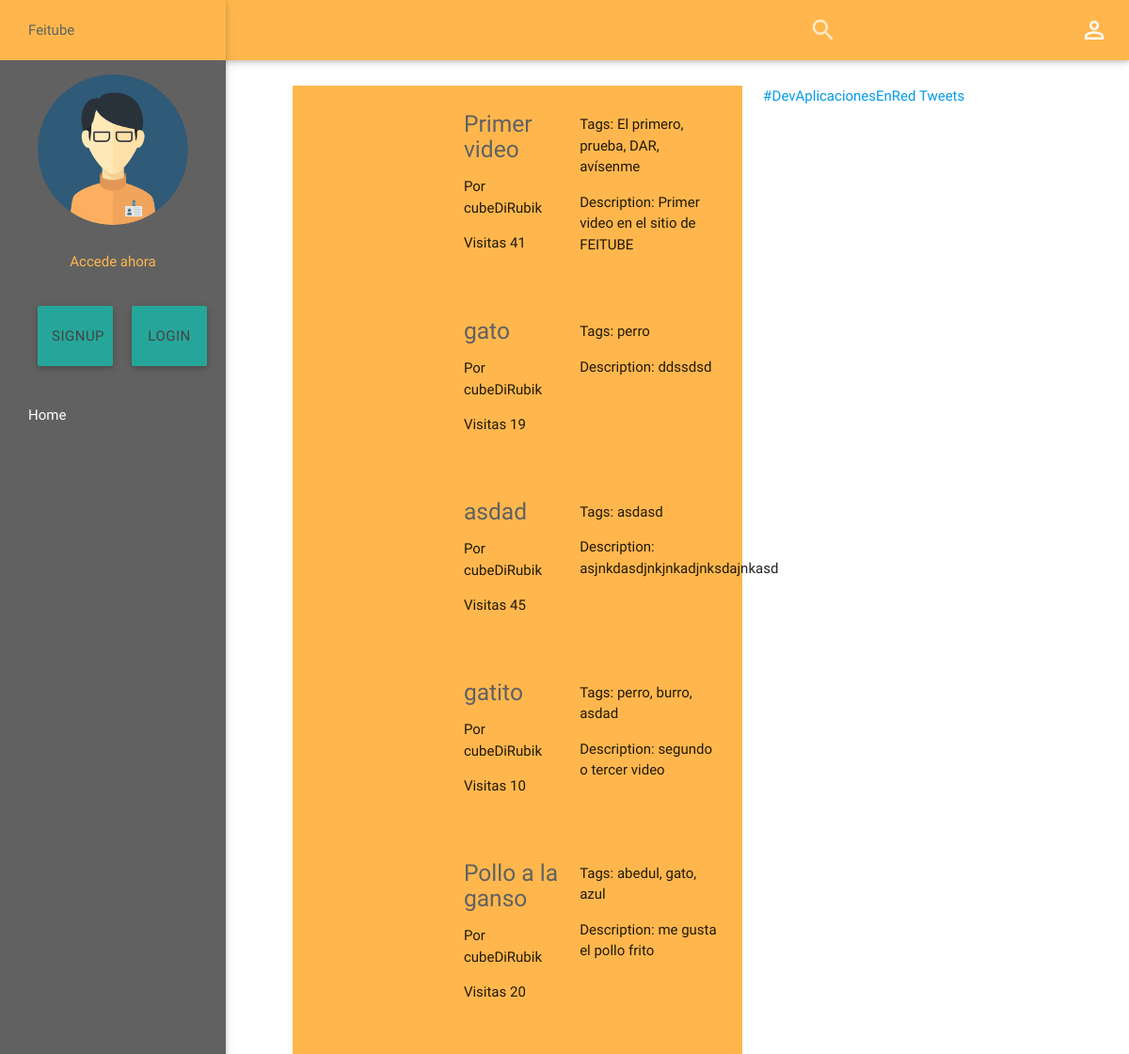
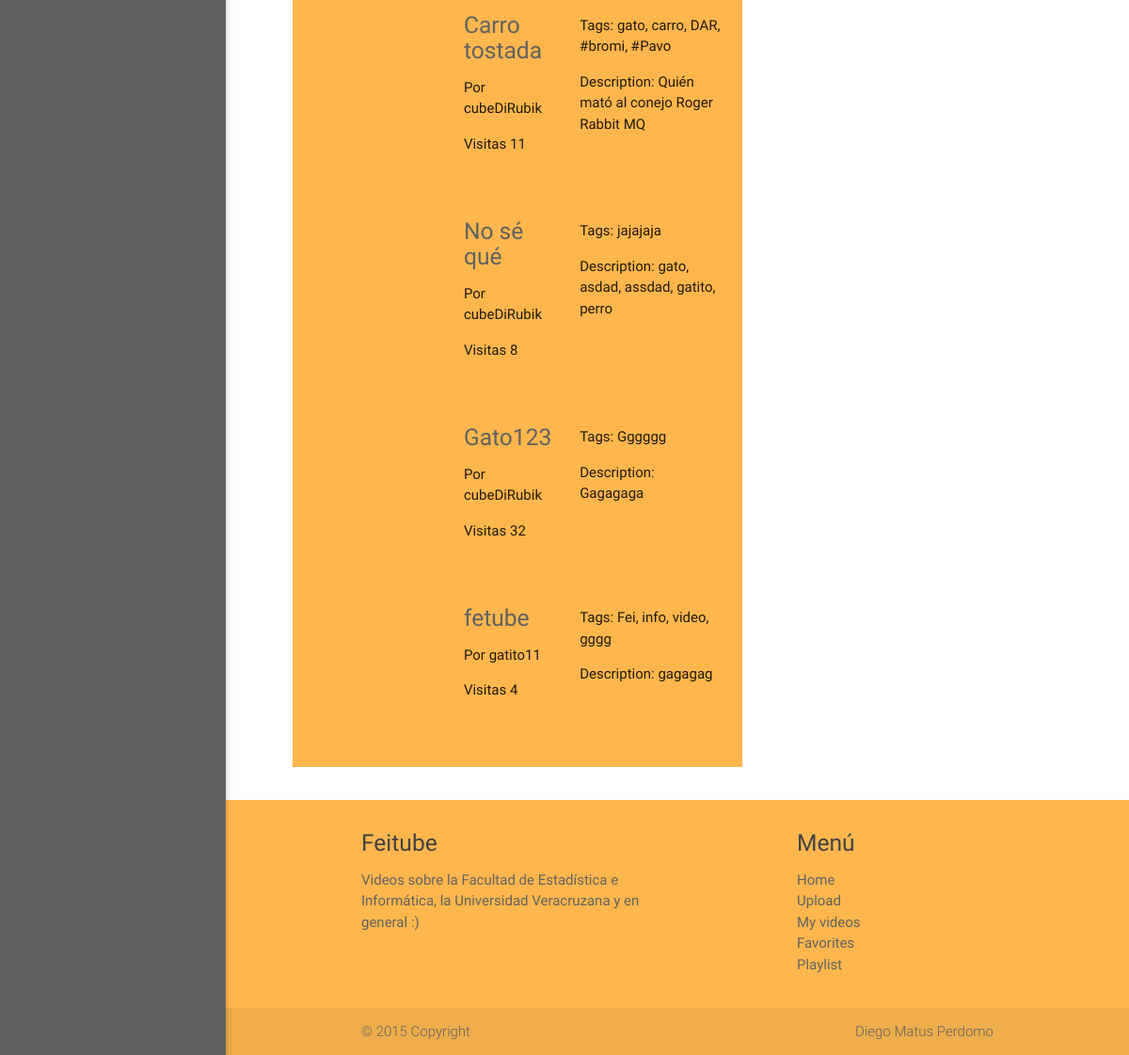
Before: / with the older database file (2 pictures, top to bottom).
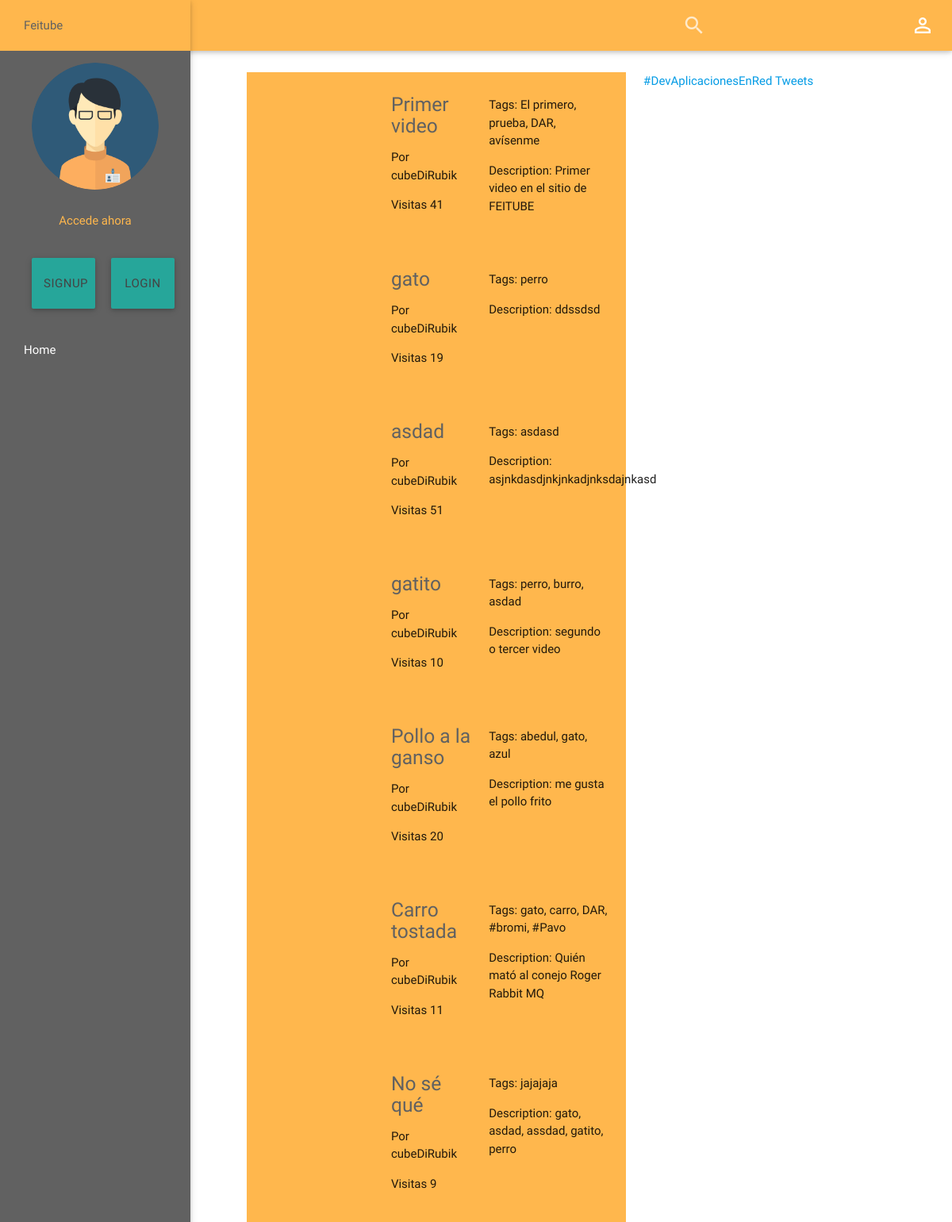
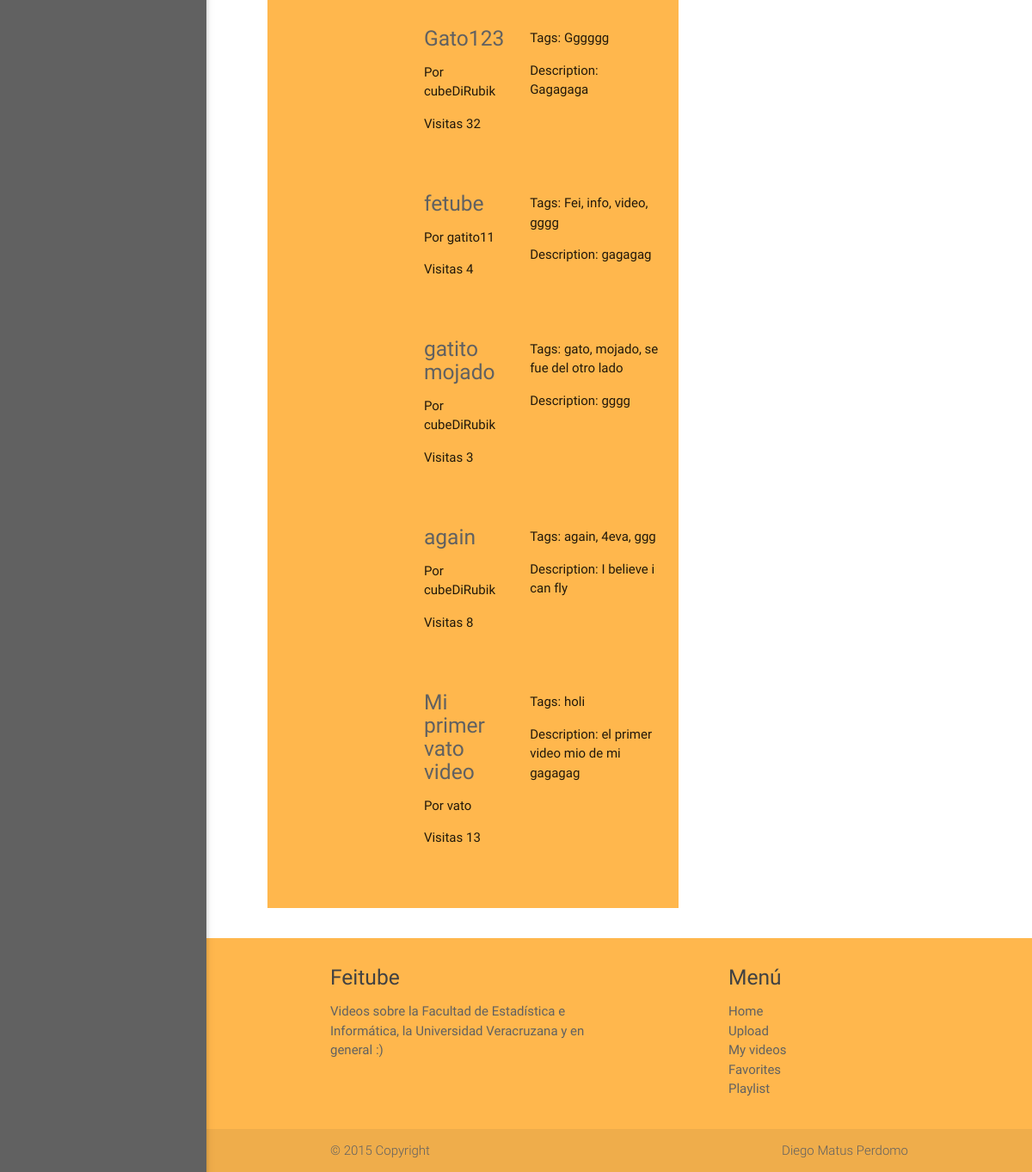
After: the same page with the newer database file (2 pictures, top to bottom).
### apps/feitube/models.py (models this page shows, shortened)
class Video(models.Model):
    title = models.CharField('Título', max_length=255)
    tags = models.CharField('Tags', max_length=255)
    description = models.TextField ('Descripción')
    path = models.FileField(upload_to=get_file_path_videos)
    generic_path = models.CharField('Ruta genérica', max_length=255)
    views = models.IntegerField ('Visitas', blank=True, null=True)
    uploaded = models.DateTimeField(auto_now_add=True)
    favs_count = models.IntegerField ('Cantidad de favoritos', blank=True, null=True)
    profile = models.ForeignKey(Profile, verbose_name='Usuario', related_name='videos', blank=True, null=True)
    favs = models.ManyToManyField(Profile, verbose_name='Favoritos', related_name='videos_fav', blank=True)
    rates = models.ManyToManyField(Profile, verbose_name='Calificaciones', through="Rate",
    						through_fields=('video', 'profile'), related_name='videos_rate')
    comments = models.ManyToManyField(Profile, verbose_name='Comentarios', through="Comment",
    						through_fields=('video', 'profile'), related_name='videos_comment')
    slug = models.SlugField(max_length=255, unique=True, blank=True, null=True)
    class Meta:
        verbose_name = 'Video'
        verbose_name_plural = 'Videos'

class Profile(models.Model):
    user = models.OneToOneField(User)
    facebook = models.URLField('Facebook', max_length=255, blank=True, null=True, default='http://localhost:8000')
    twitter = models.URLField('Twitter', max_length=255, blank=True, null=True, default='http://localhost:8000')
    instagram = models.URLField('Instagram', max_length=255, blank=True, null=True, default='http://localhost:8000')
    google = models.URLField('Google +', max_length=255, blank=True, null=True, default='http://localhost:8000')
    profile_picture = models.FileField(upload_to=get_file_path_profiles, blank=True, null=True)
    cover_picture = models.FileField(upload_to=get_file_path_covers, blank=True, null=True)
    slug = models.SlugField(max_length=255, unique=True, blank=True, null=True)
    class Meta:
        verbose_name = 'Perfil'
        verbose_name_plural = 'Perfiles'

### apps/feitube/views.py (the view)
# urls.py: url(r'^$', 					'index', 				name='index'),
def index(request):
    videos = Video.objects.all()
    context = { 'videos': videos }
    return render(request, 'index.html', context)

### apps/feitube/templates/index.html (shortened to what this page needs)
{% extends 'base.html' %}
{% load static from static %}
{% block content %}
	<div class="col s12 m8 l5 offset-l3">
		<div class="orange lighten-2 section">
			{% for video in videos %}
				<div class="row">
					<div class="col s12 m4">
						<a href="{% url "video" video.slug %}" title="">
							<video height="auto" width="auto" class="responsive-video"preload="auto">
								<source src="{{ video.generic_path }}.mp4" type='video/mp4'>
								<source src="{{ video.generic_path }}.webm" type='video/webm'>
								<source src="{{ video.generic_path }}.ogv" type='video/ogg'>
							</video>
						</a>
					</div>
					<div class="col s12 m8">
						<div class="row">
							<div class="col s12 m5">
								<a class="grey-text text-darken-2" href="{% url "video" video.slug %}" title=""><h5>{{ video.title }}</h5></a>
								<p>Por {{ video.profile.user.get_username }}</p>
								<p>Visitas {{ video.views }}</p>
							</div>
							<div class="col s12 m7">
								<p>Tags: {{ video.tags }}</p>
								<p>Description: {{ video.description }}</p>
							</div>
						</div>
					</div>
				</div>
			{% endfor %}
		</div>
	</div>
{% endblock %}

### templates/base.html (shortened to what this page needs)
{% load static from static %}
<!DOCTYPE html>
<html lang="es">
  <head>
    <link rel="stylesheet" href="https://maxcdn.bootstrapcdn.com/font-awesome/4.4.0/css/font-awesome.min.css">
    <link rel="stylesheet" type="text/css" href="{% static "css/materialize.min.css" %}" media="screen,projection"/>
    <link rel="stylesheet" type="text/css" href="{% static "css/styles.css" %}" media="screen,projection"/>
  </head>
  <body>
    <header id="header">
      <section class="navbar-fixed">
        <nav>
          <div class="nav-wrapper orange lighten-2">
            <a href="#" class="hide-on-med-and-down grey-text text-darken-2 brand-logo">Feitube</a>
            <ul class="right">
              <li>
                <form method="POST" action="{% url "search" %}" id="search_form">{% csrf_token %}
                  <div class="search-wrapper input-field">
                    <input id="search" name="search" type="search" required>
                    <label for="search"><i class="material-icons">search</i></label>
                    <i class="material-icons">close</i>
                  </div>
                </form>
              </li>
              {% if user.is_authenticated %}
                <li class="hide-on-small-only"><a class="upload" href="{% url "channel" user.get_username 'upload' %}"><i class="material-icons right">trending_up</i>Upload</a></li>
                <li class="hide-on-small-only"><a href="/"><i class="material-icons">new_releases</i></a></li>
                <li class="hide-on-small-only"><a href="{% url "channel" user.get_username 'profile' %}"><i class="material-icons">perm_identity</i></a></li>
              {% else %}
                <li class="hide-on-small-only"><a class="modal-trigger" href="#login_modal"><i class="material-icons">perm_identity</i>Login</a></li>
              {% endif %}
            </ul>
          </div>
        </nav>
      </section>
    </header>
    <aside id="sidebar">
      <ul class="side-nav fixed grey darken-2" id="mobile-demo">
        <li class="orange lighten-2"><a href="{% url "index" %}" class="grey-text text-darken-2">Feitube</a></li>
        <div class="sidebar-header">
          {% if user.is_authenticated %}
            <figure class="sidebar-image">
                  <img src="{{ user.profile.profile_picture.url }}" alt="" class="circle responsive-img"/>
                  <figcaption><a href="{% url "channel" user.get_username 'profile' %}" class="orange-text text-lighten-2 center-align">{{ user.get_username }}</a></figcaption>
            </figure>
            <div class="row network">
                <div class="col s3"><a class="white-text" href="{{ user.profile.twitter }}"><i class="fa fa-twitter fa-lg"></i></a></div>
                <div class="col s3"><a class="white-text" href="{{ user.profile.facebook }}"><i class="fa fa-facebook fa-lg"></i></a></div>
                <div class="col s3"><a class="white-text" href="{{ user.profile.instagram }}"><i class="fa fa-instagram fa-lg"></i></a></div>
                <div class="col s3"><a class="white-text" href="{{ user.profile.google }}"><i class="fa fa-google-plus fa-lg"></i></a></div>
            </div>
            <li>
              <a href="{% url "index" %}" class="white-text">
                <i class="material-icons">send</i> Home
              </a>
            </li>
            <li>
              <a href="{% url "channel" user.get_username 'upload' %}" class="green-text text-lighten-2">
                <i class="material-icons">send</i> Upload
              </a>
            </li>
            <li>
              <a href="{% url "channel" user.get_username 'videos' %}" class="orange-text text-lighten-2">
                <i class="material-icons">send</i> My videos
              </a>
            </li>
            <li>
              <a href="{% url "channel" user.get_username 'favs' %}" class="red-text text-lighten-2">
                <i class="material-icons">send</i> Favorites
              </a>
            </li>
            <li>
              <a href="{% url "channel" user.get_username 'playlists' %}" class="blue-text text-lighten-2">
                <i class="material-icons">send</i> Playlist
              </a>
            </li>
            <li>
              <a href="{% url "channel" user.get_username 'stream' %}" class="white-text">
                <i class="material-icons">send</i> Stream
              </a>
            </li>
            <li>
              <a href="{% url "logout" %}" class="red-text text-lighten-2">
                <i class="material-icons">send</i> Logout
              </a>
            </li>
          {% else %}
            <figure class="sidebar-image">
                  <img src="static/img/20.png" alt="" class="circle responsive-img"/>
                  <figcaption><a href="#" class="orange-text text-lighten-2 center-align">Accede ahora</a></figcaption>
            </figure>
            <div class="row">
              <a class="modal-trigger waves-effect waves-light btn col s4 offset-s2" href="#signup_modal" >Signup</a>
              <a href="#login_modal" class="modal-trigger waves-effect waves-light btn col s4 offset-s1" >Login</a>
            </div>
            <li><a href="{% url "index" %}" class="white-text">Home</a></li>
          {% endif %}
        </div>
      </ul>
    </aside>
  <section class="main row section">
    {% block content %}{% endblock %}
    <aside class="col s12 m4 l4">
      <a class="twitter-timeline"  href="https://twitter.com/hashtag/DevAplicacionesEnRed" data-widget-id="669795053980639232">#DevAplicacionesEnRed Tweets</a>
    </aside>
  </section>
  <footer class="page-footer orange lighten-2">
    <div class="container">
      <div class="row">
        <div class="col l6 s12">
          <h5 class="grey-text text-darken-3">Feitube</h5>
          <p class="grey-text text-darken-2">Videos sobre la Facultad de Estadística e
          Informática, la Universidad Veracruzana y en general :)</p>
        </div>
        <div class="col l4 offset-l2 s12">
          <h5 class="grey-text text-darken-3">Menú</h5>
          <ul>
            <li><a class="grey-text text-darken-2" href="#!">Home</a></li>
            <li><a class="grey-text text-darken-2" href="#!">Upload</a></li>
            <li><a class="grey-text text-darken-2" href="#!">My videos</a></li>
            <li><a class="grey-text text-darken-2" href="#!">Favorites</a></li>
            <li><a class="grey-text text-darken-2" href="#!">Playlist</a></li>
          </ul>
        </div>
      </div>
    </div>
    <div class="footer-copyright">
      <div class="container grey-text text-darken-2">
      © 2015 Copyright
      <a class="grey-text text-darken-2 right" href="#!">Diego Matus Perdomo</a>
      </div>
    </div>
  </footer>
  </body>
</html>

### apps/feitube/static/css/styles.css (style rules this page uses)
footer { padding-left: 240px; }
.main { margin: 1% 0; }

Changed rows visible on the page:
changed Video "asdad": views "45" → "51"
changed Video "No sé qué": views "8" → "9"
added Video: title "gatito mojado", profile.user.get_username "cubeDiRubik", views "3", tags "gato, mojado, se fue del otro lado", description "gggg"
added Video: title "again", profile.user.get_username "cubeDiRubik", views "8", tags "again, 4eva, ggg", description "I believe i can fly"
added Video: title "Mi primer vato video", profile.user.get_username "vato", views "13", tags "holi", description "el primer video mio de mi gagagag"
